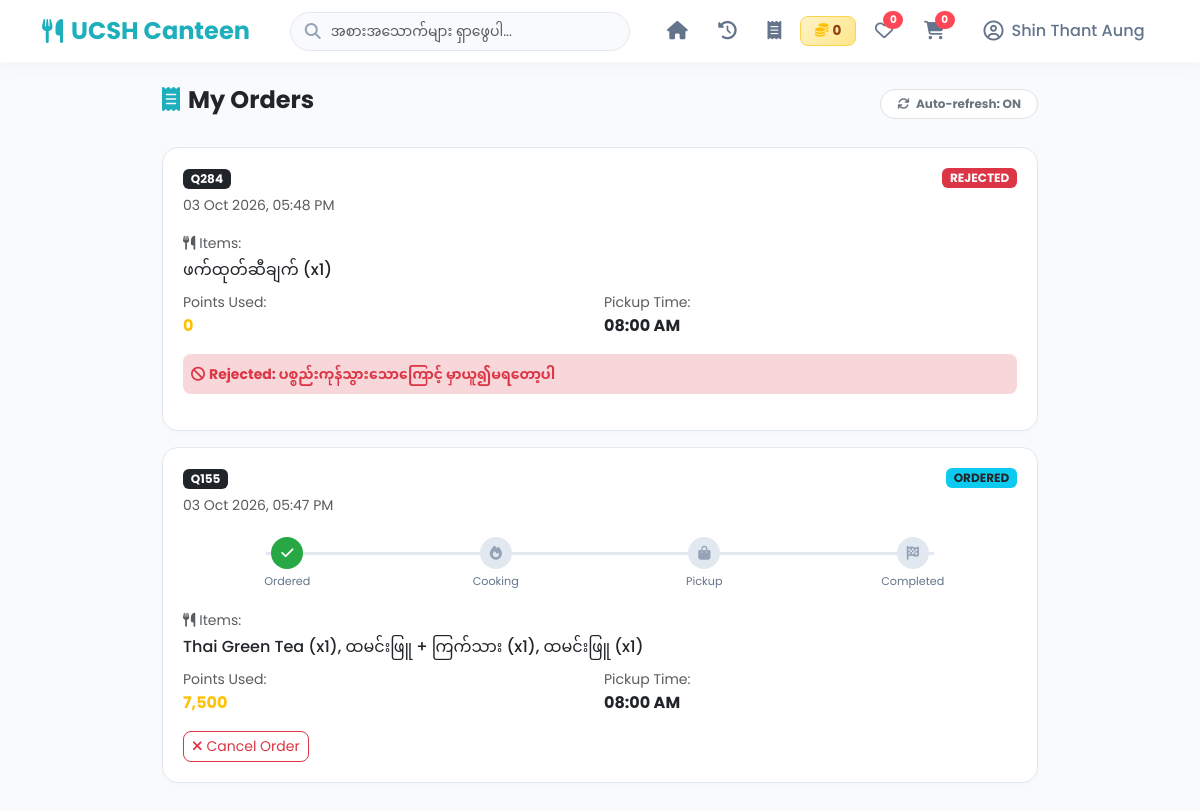
The page /my_orders.php (signed in) on the database its author committed.
### tables this page shows
CREATE TABLE `orders` (
  `orderId` int(11) NOT NULL,
  `queue_number` varchar(20) DEFAULT NULL,
  `qr_code` varchar(255) DEFAULT NULL,
  `userId` int(11) DEFAULT NULL,
  `serviceType` varchar(50) DEFAULT NULL,
  `pickupTime` varchar(50) NOT NULL,
  `specialRequest` text DEFAULT NULL,
  `trackingStatus` enum('Pending','Confirmed','Cooking','PickUp','Completed','Rejected') DEFAULT 'Pending',
  `totalAmount` int(11) NOT NULL,
  `points_used` int(11) NOT NULL DEFAULT 0,
  `voucherSent` tinyint(1) DEFAULT 0,
  `createdAt` timestamp NOT NULL DEFAULT current_timestamp(),
  `orderType` enum('dine_in','pickup','delivery') DEFAULT 'dine_in',
  `status` enum('ordered','cooking','pickup','completed','rejected','partial_rejected') DEFAULT 'ordered',
  `rejectionReason` text DEFAULT NULL,
  `rejected_items` text DEFAULT NULL,
  `updatedAt` timestamp NOT NULL DEFAULT current_timestamp() ON UPDATE current_timestamp(),
  `deliveryAddress` varchar(255) DEFAULT NULL,
  `deliveryFee` int(11) DEFAULT 0,
  `deliveryLat` decimal(10,7) DEFAULT NULL,
  `deliveryLng` decimal(10,7) DEFAULT NULL,
  `deliveryStatus` enum('pending','preparing','on_the_way','delivered') DEFAULT 'pending'
);

### my_orders.php (the view, shortened to what this page needs)
<?php
require_once 'db.php';
$userId = $_SESSION['user_id'];
$ordersQuery = "SELECT o.*,
                (SELECT GROUP_CONCAT(CONCAT(m.itemName, ' (x', oi.quantity, ')') SEPARATOR ', ')
                 FROM order_items oi
                 JOIN menu_items m ON oi.itemId = m.itemId
                 WHERE oi.orderId = o.orderId) as items
                FROM orders o
                WHERE o.userId = ?
                ORDER BY o.orderId DESC";
$stmt = $conn->prepare($ordersQuery);
$stmt->bind_param("i", $userId);
$stmt->execute();
$ordersResult = $stmt->get_result();
?>
<!DOCTYPE html>
<html lang="my">
<head>
    <link href="https://cdn.jsdelivr.net/npm/bootstrap@5.3.0/dist/css/bootstrap.min.css" rel="stylesheet">
    <link rel="stylesheet" href="https://cdnjs.cloudflare.com/ajax/libs/font-awesome/6.4.0/css/all.min.css">
</head>
<body class="pb-5">
<?php include 'nav.php'; ?>
<div class="container my-4" style="max-width: 900px;">
    <div class="d-flex justify-content-between align-items-center mb-4">
        <h4 class="fw-bold text-dark"><i class="fa-solid fa-receipt text-brand me-2"></i>My Orders</h4>
        <span class="badge bg-white text-secondary border px-3 py-2 rounded-pill">
            <i class="fa-solid fa-sync me-1" id="refreshIcon"></i> Auto-refresh: ON
        </span>
    </div>
    <?php if ($ordersResult && $ordersResult->num_rows > 0): ?>
        <?php while ($ord = $ordersResult->fetch_assoc()):
            $st = strtolower($ord['status']);
            $badgeClass = 'bg-secondary';
            if ($st === 'ordered') $badgeClass = 'bg-info text-dark';
            elseif ($st === 'cooking') $badgeClass = 'bg-primary';
            elseif ($st === 'pickup') $badgeClass = 'bg-warning text-dark';
            elseif ($st === 'completed') $badgeClass = 'bg-success';
            elseif ($st === 'rejected') $badgeClass = 'bg-danger';
            elseif ($st === 'partial_rejected') $badgeClass = 'bg-warning text-dark';
        ?>
            <div class="order-card" data-order-card="<?= $ord['orderId'] ?>">
                <div class="d-flex justify-content-between align-items-start mb-3">
                    <div>
                        <h6 class="fw-bold mb-1">
                            <span class="badge bg-dark text-white"><?= htmlspecialchars($ord['queue_number']) ?></span>
                        </h6>
                        <small class="text-muted"><?= date('d M Y, h:i A', strtotime($ord['createdAt'])) ?></small>
                    </div>
                    <span class="badge <?= $badgeClass ?> text-uppercase" data-order-status="<?= $ord['orderId'] ?>">
                        <?= $ord['status'] ?>
                    </span>
                </div>
                <?php if ($st !== 'rejected' && $st !== 'partial_rejected'): ?>
                    <div class="timeline">
                        <div class="timeline-step <?= in_array($st, ['ordered','cooking','pickup','completed']) ? 'completed' : '' ?>">
                            <div class="timeline-icon"><i class="fa-solid fa-check"></i></div>
                            <div class="timeline-label">Ordered</div>
                        </div>
                        <div class="timeline-step <?= in_array($st, ['cooking','pickup','completed']) ? ($st === 'cooking' ? 'active' : 'completed') : '' ?>">
                            <div class="timeline-icon"><i class="fa-solid fa-fire"></i></div>
                            <div class="timeline-label">Cooking</div>
                        </div>
                        <div class="timeline-step <?= in_array($st, ['pickup','completed']) ? ($st === 'pickup' ? 'active' : 'completed') : '' ?>">
                            <div class="timeline-icon"><i class="fa-solid fa-bag-shopping"></i></div>
                            <div class="timeline-label">Pickup</div>
                        </div>
                        <div class="timeline-step <?= $st === 'completed' ? 'completed' : '' ?>">
                            <div class="timeline-icon"><i class="fa-solid fa-flag-checkered"></i></div>
                            <div class="timeline-label">Completed</div>
                        </div>
                    </div>
                <?php endif; ?>
                <div class="mb-2">
                    <small class="text-muted d-block mb-1"><i class="fa-solid fa-utensils me-1"></i>Items:</small>
                    <div class="fw-medium"><?= htmlspecialchars($ord['items'] ?? 'No items') ?></div>
                </div>
                <div class="row g-2 mb-3">
                    <div class="col-6">
                        <small class="text-muted">Points Used:</small>
                        <div class="fw-bold text-warning"><?= number_format($ord['points_used']) ?></div>
                    </div>
                    <div class="col-6">
                        <small class="text-muted">Pickup Time:</small>
                        <div class="fw-bold"><?= htmlspecialchars($ord['pickupTime']) ?></div>
                    </div>
                </div>
                <?php if ($st === 'rejected' && !empty($ord['rejectionReason'])): ?>
                    <div class="p-2 bg-danger-subtle rounded-3 mb-3">
                        <small class="text-danger fw-bold"><i class="fa-solid fa-ban me-1"></i>Rejected: <?= htmlspecialchars($ord['rejectionReason']) ?></small>
                    </div>
                <?php endif; ?>
                <?php if ($st === 'ordered'): ?>
                    <button class="btn btn-sm btn-outline-danger rounded-3" onclick="cancelOrder(<?= $ord['orderId'] ?>)">
                        <i class="fa-solid fa-xmark me-1"></i>Cancel Order
                    </button>
                <?php endif; ?>
            </div>
        <?php endwhile; ?>
    <?php endif; ?>
</div>
</body>
</html>

### my_orders.php (style rules this page uses)
:root { --brand-color: #1EAFBD; --brand-hover: #17939F; --brand-light: #EBF8F9; }
body { font-family: 'Poppins', 'Noto Sans Myanmar', sans-serif; background-color: #F8FAFC; }
.text-brand { color: var(--brand-color) !important; }
.order-card { background: white; border-radius: 16px; padding: 20px; margin-bottom: 16px; border: 1px solid #E2E8F0; box-shadow: 0 2px 4px rgba(0,0,0,0.02); transition: all 0.3s; }
.timeline { display: flex; justify-content: space-between; margin: 20px 0; position: relative; }
.timeline::before { content: ''; position: absolute; top: 15px; left: 10%; right: 10%; height: 3px; background: #E2E8F0; z-index: 0; }
.timeline-step { position: relative; z-index: 1; text-align: center; flex: 1; }
.timeline-icon { width: 32px; height: 32px; border-radius: 50%; background: #E2E8F0; color: #94A3B8; display: inline-flex; align-items: center; justify-content: center; font-size: 14px; }
.timeline-step.completed .timeline-icon { background: #28a745; color: white; }
.timeline-label { font-size: 0.7rem; color: #64748B; margin-top: 4px; }

### rows shown on the page
orders: queue_number "Q284", createdAt "03 Oct 2026, 05:48 PM", status "REJECTED", items "ဖက်ထုတ်ဆီချက် (x1)", points_used "0", pickupTime "08:00 AM", rejectionReason "ပစ္စည်းကုန်သွားသောကြောင့် မှာယူ၍မရတော့ပါ"
orders: queue_number "Q155", createdAt "03 Oct 2026, 05:47 PM", status "ORDERED", shows "Ordered", items "Thai Green Tea (x1), ထမင်းဖြူ + ကြက်သား (x1), ထမင်းဖြူ (x1)", points_used "7,500", pickupTime "08:00 AM"

### other values the page prints
$currentPoints "0"
$like_count "0"
$cart_count "0"
$_SESSION['username'] "Shin Thant Aung"
